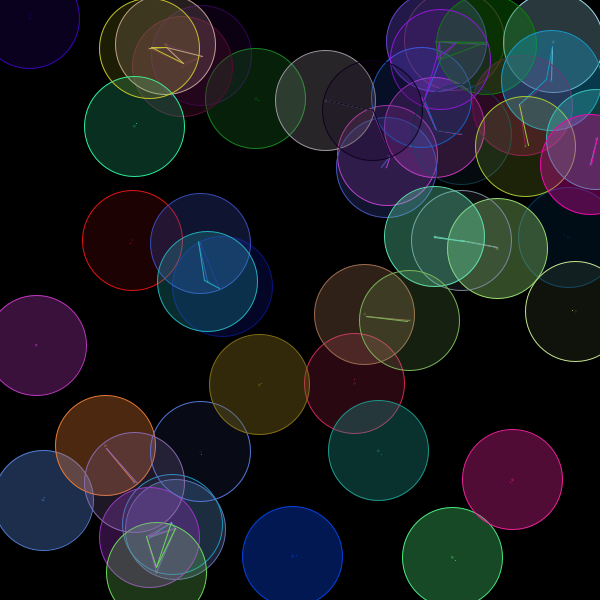
Frame 1 (no input)
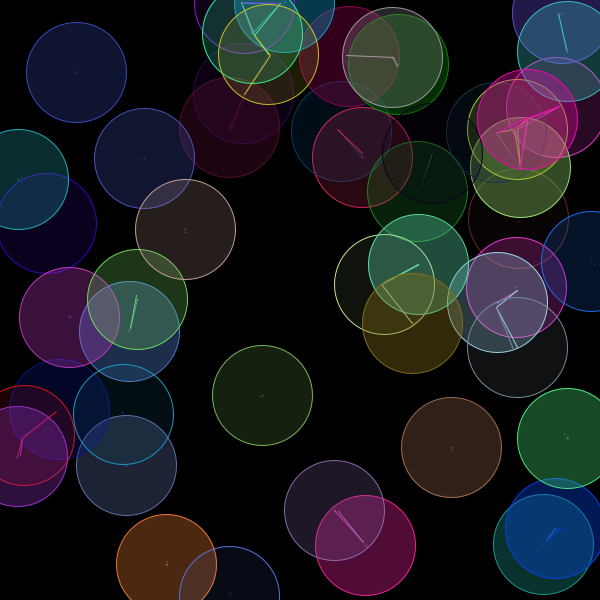
Frame 60 (the mouse pressed at the canvas centre just before this capture)
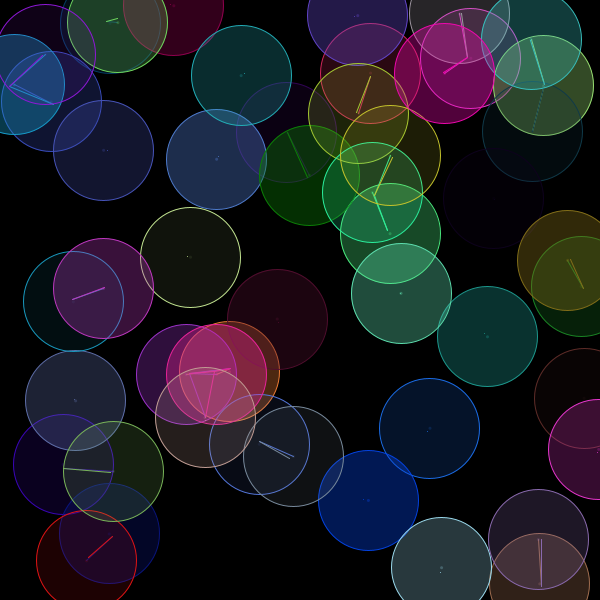
Frame 120 (the mouse held since frame 60 and released just before this capture)

The Processing sketch that drew these frames (run headless with seeded random() and noise(); from frame 60 on, the mouse is pressed at the canvas centre):

// Processing sketch: processing_131324
// ── processing_131324.pde

/*Tarea 1
 Crear un código donde múltiples círculos (o cualquier otra figura geométrica),
 se muevan a diferentes velocidades. 
 
 Cuando cualquier círculo se acerca a otro, a un radio menor predefinido, 
 entonces dibujar una línea entre ambos círculos.
 
 Tips: utilizar random() para definir cuanto se mueve un círculo en cada paso. 
 Checkear los bordes para que n se salgan los círculos*/

int minX, minY, maxX, maxY;
int shapeRadius = 100;
int shapeQty = 50;

float distanceToDrawLine = 50;
float [][] shapes = new float[shapeQty][2];
int [][] shapeColors = new int[shapeQty][4];
int [] shapeAngle = new int[shapeQty];
float[] shapeSpeed = new float[shapeQty];

float randomX, randomY;

void setup() {
  size(600, 600);
  colorMode(RGB, 255);
  //noCursor();
  smooth();
  //set the min and max values for positioning the shapes
  minX = 0;//shapeRadius;
  minY = 0;//shapeRadius;
  maxX = width;
  maxY = height;

  for (int i=0; i < shapeQty; i++) {
    //initial shape positions
    //random between min and max to respect the borders
    shapes[i][0]=random(minX, maxX);
    shapes[i][1]=random(minY, maxY);

    /*shape colors, are always random
     *maximum value for rgb colors is 255, but will make the clearest color grayish
     *since i am using a white background
     */
    shapeColors[i][0] = (int)random(240);//red
    shapeColors[i][1] = (int)random(240);//green
    shapeColors[i][2] = (int)random(240);//blue
    shapeColors[i][3] = (int)random(20, 100);//alpha

    //sets an angle (direction for the shape)
    shapeAngle[i] = (int)random(0, 360);
    
    //sets shape speed
    shapeSpeed[i] = random(0.5,5);
  }
}

void draw() {
  boolean willCalculateNextX;
  boolean willCalculateNextY;
  float nextX;
  float nextY;

  background(0);
  noStroke();

  randomX = random(0, 2);
  randomY = random(0, 2);

  //shapes must move randomly
  for (int i = 0; i < shapeQty; i++) {

    //draw shapes at their starting point
    stroke(shapeColors[i][0], shapeColors[i][1], shapeColors[i][2]);
    fill(shapeColors[i][0], shapeColors[i][1], shapeColors[i][2], shapeColors[i][3]);
    ellipse(shapes[i][0], shapes[i][1], shapeRadius, shapeRadius);

    //draw point in the center of the shape
    noStroke();
    ellipse(shapes[i][0], shapes[i][1], 3, 3);

    //shapes must towards its direction
    //willCalculateNextx = true;
    //willCalculateNextY = true;

    //calculate next coordinates
    nextX = CalculateNextX(shapes[i][0], shapeAngle[i], shapeSpeed[i]);
    nextY = CalculateNextY(shapes[i][1], shapeAngle[i], shapeSpeed[i]);
    
    //handles bounces in X axis
    if ((nextX+shapes[i][0] <= minX) || (nextX+shapes[i][0] >= maxX)) {
      shapeAngle[i]= 180 - shapeAngle[i];
      nextX = CalculateNextX(shapes[i][0], shapeAngle[i], shapeSpeed[i]);
      nextY = CalculateNextY(shapes[i][1], shapeAngle[i], shapeSpeed[i]);
    }
    //handles bouncing in Y axis
    else if ((nextY+shapes[i][1] <= minY) || (nextY+shapes[i][1] >= maxY)) {
      shapeAngle[i]= 360 - shapeAngle[i];
      nextX = CalculateNextX(shapes[i][0], shapeAngle[i], shapeSpeed[i]);
      nextY = CalculateNextY(shapes[i][1], shapeAngle[i], shapeSpeed[i]);
    }

    shapes[i][0]+= nextX;
    shapes[i][1]+= nextY;

    
    for (int j=0; j < shapeQty; j++) {
      float currentDistance = sqrt(sq(shapes[j][0]-shapes[i][0])+sq(shapes[j][1]-shapes[i][1]));
      if (currentDistance < distanceToDrawLine) {
        stroke(shapeColors[i][0], shapeColors[i][1], shapeColors[i][2]);
        line(shapes[i][0], shapes[i][1], shapes[j][0], shapes[j][1]);
      }
    }
  }
}


float CalculateNextX(float x, float angle, float speed) {
  return  -1 * speed * cos(radians(angle));
}

float CalculateNextY(float y, float angle, float speed) {
  return  -1 * speed * sin(radians(angle));
}
